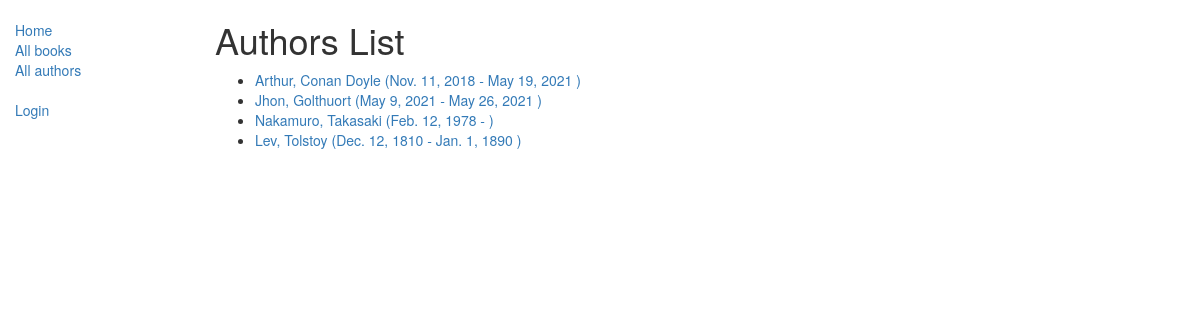
Screenshot of /catalog/authors/ with the database file from the repository.
### catalog/models.py (models this page shows, shortened)
class Author(models.Model):
    first_name = models.CharField(max_length=100)
    last_name = models.CharField(max_length=100)
    date_of_birth = models.DateField(null=True, blank=True)
    date_of_death = models.DateField('Died', null=True, blank=True)
    def get_absolute_url(self):
        return reverse('author-detail', args=[str(self.id)])
    class Meta:
        ordering = ['last_name']

### catalog/views.py (the view)
class AuthorListView(generic.ListView):
    model = Author

### catalog/templates/catalog/author_list.html
{% extends "base_generic.html" %}
{% block content %}
    <h1>Authors List</h1>
    {% if author_list %}
    <ul>
      {% for author in author_list %}
      <li>
        <a href="{{ author.get_absolute_url }}">{{ author.first_name }}, {{ author.last_name }} ({{ author.date_of_birth}} - {% if author.date_of_death %}
      {{author.date_of_death}}
      {% endif %})</a>
      </li>
      {% endfor %}
    </ul>
    {% else %}
      <p>There are no authors in the library.</p>
    {% endif %}
{% endblock %}

### catalog/templates/base_generic.html (shortened to what this page needs)
<!DOCTYPE html>
<html lang="en">
<head>
  <link rel="stylesheet" href="https://maxcdn.bootstrapcdn.com/bootstrap/3.3.7/css/bootstrap.min.css">
  {% load static %}
  <link rel="stylesheet" href="{% static 'css/styles.css' %}">
</head>
<body>
  <div class="container-fluid">
    <div class="row">
      <div class="col-sm-2">
      {% block sidebar %}
      <ul class="sidebar-nav">
          <li><a href="{% url 'index' %}">Home</a></li>
          <li><a href="{% url 'books' %}">All books</a></li>
          <li><a href="{% url 'authors' %}">All authors</a></li><br>
          {% if user.is_authenticated %}
             <li>User: {{ user.get_username }}</li>
             <li><a href="{% url 'my-borrowed' %}">My Borrowed</a></li>
             <li><a href="{% url 'logout'%}?next={{request.path}}">Logout</a></li>
          {% else %}
            <li><a href="{% url 'login'%}?next={{request.path}}">Login</a></li>
          {% endif %}
      </ul>
     {% endblock %}
      </div>
      <div class="col-sm-10 ">
      {% block content %}{% endblock %}
      </div>
    </div>
  </div>
</body>
</html>

### catalog/static/css/styles.css (style rules this page uses)
.sidebar-nav { margin-top: 20px; padding: 0; list-style: none; }

### rows the page displays
Author: first_name "Arthur", last_name "Conan Doyle", date_of_birth "Nov. 11, 2018", date_of_death "May 19, 2021"
Author: first_name "Jhon", last_name "Golthuort", date_of_birth "May 9, 2021", date_of_death "May 26, 2021"
Author: first_name "Nakamuro", last_name "Takasaki", date_of_birth "Feb. 12, 1978"
Author: first_name "Lev", last_name "Tolstoy", date_of_birth "Dec. 12, 1810", date_of_death "Jan. 1, 1890"
